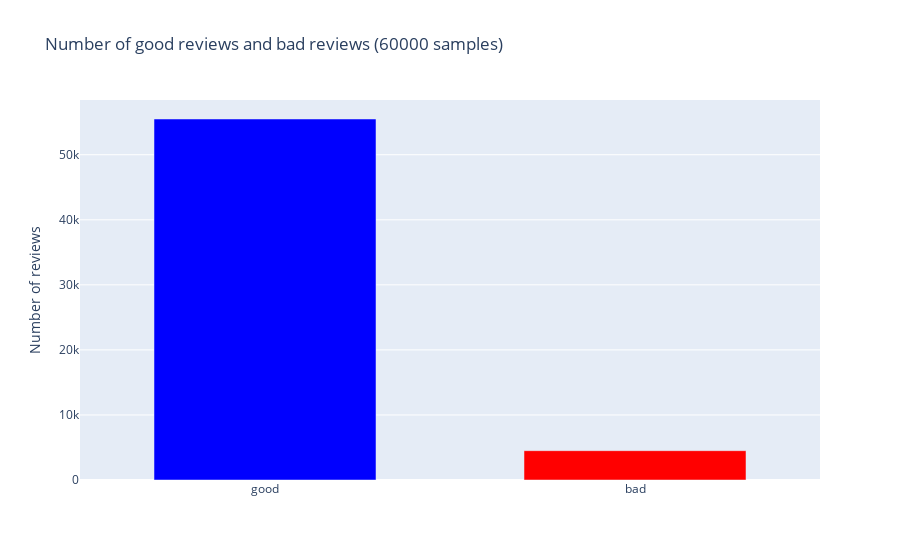

Write notebook code for a chart like this one.
### Code cell
plot_bar(xvalues = x_val, yvalues=y_val, title="Number of good reviews and bad reviews (60000 samples)", xtitle = "", 
         ytitle = "Number of reviews",require = False)

### Figure 1 — Plotly figure (JSON) as saved in the notebook; plotly's stock layout.template omitted (floating-point values rounded to 4 significant figures)
{"data": [{"marker": {"color": ["blue", "red"]}, "type": "bar", "width": 0.6, "x": ["good", "bad"], "y": [55493, 4507]}], "layout": {"bargap": 0.1, "title": {"text": "Number of good reviews and bad reviews (60000 samples)"}, "xaxis": {"title": {"text": ""}}, "yaxis": {"title": {"text": "Number of reviews"}}}}
